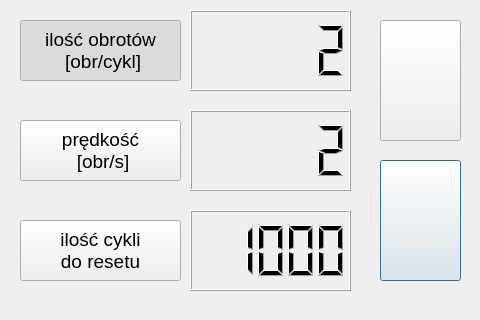
<?xml version="1.0" encoding="UTF-8"?>
<ui version="4.0">
 <class>Dialog</class>
 <widget class="QDialog" name="Dialog">
  <property name="geometry">
   <rect>
    <x>0</x>
    <y>0</y>
    <width>480</width>
    <height>320</height>
   </rect>
  </property>
  <property name="windowTitle">
   <string>Dialog</string>
  </property>
  <widget class="QLCDNumber" name="lcdSteps">
   <property name="geometry">
    <rect>
     <x>190</x>
     <y>10</y>
     <width>161</width>
     <height>81</height>
    </rect>
   </property>
   <property name="smallDecimalPoint">
    <bool>false</bool>
   </property>
   <property name="value" stdset="0">
    <double>1.500000000000000</double>
   </property>
   <property name="intValue" stdset="0">
    <number>2</number>
   </property>
  </widget>
  <widget class="QPushButton" name="downBtn">
   <property name="geometry">
    <rect>
     <x>380</x>
     <y>160</y>
     <width>81</width>
     <height>121</height>
    </rect>
   </property>
   <property name="text">
    <string/>
   </property>
   <property name="iconSize">
    <size>
     <width>81</width>
     <height>81</height>
    </size>
   </property>
  </widget>
  <widget class="QPushButton" name="upBtn">
   <property name="geometry">
    <rect>
     <x>380</x>
     <y>20</y>
     <width>81</width>
     <height>121</height>
    </rect>
   </property>
   <property name="text">
    <string/>
   </property>
   <property name="iconSize">
    <size>
     <width>81</width>
     <height>81</height>
    </size>
   </property>
  </widget>
  <widget class="QLCDNumber" name="lcdVel">
   <property name="geometry">
    <rect>
     <x>190</x>
     <y>110</y>
     <width>161</width>
     <height>81</height>
    </rect>
   </property>
   <property name="value" stdset="0">
    <double>2.000000000000000</double>
   </property>
  </widget>
  <widget class="QPushButton" name="velBtn">
   <property name="geometry">
    <rect>
     <x>20</x>
     <y>120</y>
     <width>161</width>
     <height>61</height>
    </rect>
   </property>
   <property name="font">
    <font>
     <pointsize>14</pointsize>
    </font>
   </property>
   <property name="text">
    <string>prędkość
 [obr/s]</string>
   </property>
   <property name="checkable">
    <bool>true</bool>
   </property>
  </widget>
  <widget class="QPushButton" name="rotateNrBtn">
   <property name="geometry">
    <rect>
     <x>20</x>
     <y>20</y>
     <width>161</width>
     <height>61</height>
    </rect>
   </property>
   <property name="font">
    <font>
     <pointsize>14</pointsize>
    </font>
   </property>
   <property name="text">
    <string>ilość obrotów
 [obr/cykl]</string>
   </property>
   <property name="checkable">
    <bool>true</bool>
   </property>
   <property name="checked">
    <bool>true</bool>
   </property>
  </widget>
  <widget class="QPushButton" name="cycleNrBtn">
   <property name="geometry">
    <rect>
     <x>20</x>
     <y>220</y>
     <width>161</width>
     <height>61</height>
    </rect>
   </property>
   <property name="font">
    <font>
     <pointsize>14</pointsize>
    </font>
   </property>
   <property name="text">
    <string>ilość cykli 
do resetu</string>
   </property>
   <property name="checkable">
    <bool>true</bool>
   </property>
  </widget>
  <widget class="QLCDNumber" name="lcdCycles">
   <property name="geometry">
    <rect>
     <x>190</x>
     <y>210</y>
     <width>161</width>
     <height>81</height>
    </rect>
   </property>
   <property name="smallDecimalPoint">
    <bool>false</bool>
   </property>
   <property name="value" stdset="0">
    <double>1000.000000000000000</double>
   </property>
   <property name="intValue" stdset="0">
    <number>1000</number>
   </property>
  </widget>
 </widget>
 <resources/>
 <connections/>
</ui>
